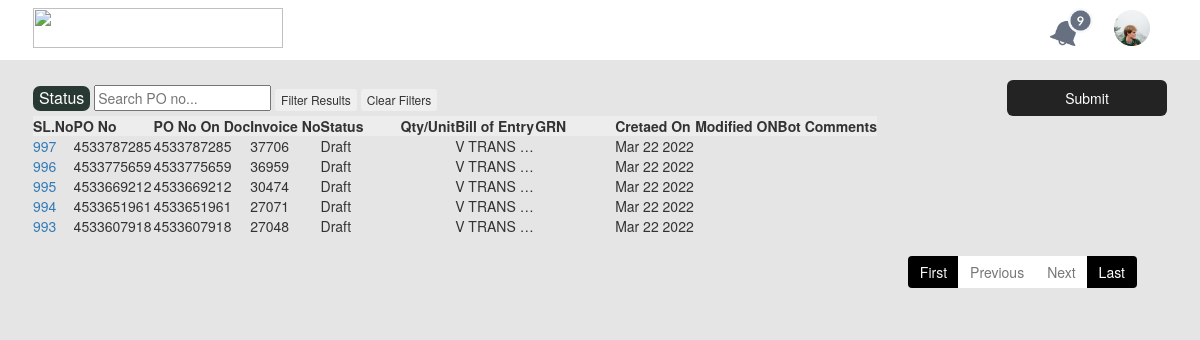
The app's page /index/ with its own data.
### RestApp/models.py (models this page shows)
class Invoice(models.Model):
    invoice_id=models.AutoField(primary_key=True,db_column="INVOICE_ID")
    status=models.CharField(max_length=500,db_column="STATUS",blank=True,null=True)
    bot_comments=models.CharField(max_length=500,db_column="BOT COMMENTS",blank=True,null=True)
    sender_name=models.CharField(max_length=500,db_column="SENDER_NAME",blank=True,null=True)
    sender_email=models.CharField(max_length=500,db_column="SENDER_EMAIL",blank=True,null=True)
    po_number=models.CharField(max_length=500,db_column="PO_NUMBER",blank=True,null=True)
    document_po_number=models.CharField(max_length=500,db_column="DOCUMENT_PO_NUMBER",blank=True,null=True)
    invoice_no=models.CharField(max_length=500,db_column="INVOICE_NO",blank=True,null=True)
    invoice_date=models.CharField(max_length=500,db_column="INVOICE_DATE",blank=True,null=True)
    po_number=models.CharField(max_length=500,db_column="PO_NUMBER",blank=True,null=True)
    description=models.CharField(max_length=500,db_column="DESCRIPTION",blank=True,null=True)
    bill_of_entry_no=models.CharField(max_length=500,db_column="BILL_OF_ENTRY_NO",blank=True,null=True)
    grn=models.CharField(max_length=500,db_column="GRN",blank=True,null=True)
    invoice_path=models.TextField(db_column="INVOICE_PATH",blank=True,null=True)
    boe_doc_path=models.TextField(db_column="BOE_DOC_PATH",blank=True,null=True)
    bill_of_ladding=models.TextField(db_column="BILL_OFF_LADDING",blank=True,null=True)
    created_on=models.DateTimeField(auto_now=True,blank=True,null=True)
    created_by=models.IntegerField(blank=True,null=True)
    edited_on=models.DateTimeField(blank=True,null=True)
    edited_by=models.IntegerField(blank=True,null=True)
    class Meta:
        db_table="INVOICE"

### Loader/views.py (the view, shortened to what this page needs)
# urls.py: path('index/', LoadInvoiceData.as_view(),name="Home"),
class  LoadInvoiceData(View):
    def __init__(self, **kwargs):
        super().__init__(**kwargs)
        self.filter=["status"]
    def get_page_number(self,request,page_obj):
        try:
            self.page_no=int(request.GET.get("page"))
            if self.page_no>page_obj.num_pages:
                self.page_no=1
        except Exception as exc:
            self.page_no=1
    def filter_queryset(self,request,queryset):
        query=dict()
        self.path=re.sub("page\s*[^\n\s]*|&page\s*[^\n\s]*","",self.request.META.get("QUERY_STRING"))
        if "po_number" in self.request.GET.keys():
            po_number=self.request.GET.get("po_number")
            queryset=queryset.filter(Q(invoice_no__icontains=po_number)|Q(document_po_number__icontains=po_number)|Q(po_number__icontains=po_number)|Q(invoice_id__icontains=po_number))
        return queryset.filter(**query).order_by('-invoice_id')
    def get(self,request,*args,**kwrgs):
        index=3
        objs=Invoice.objects.all()
        page_obj=Paginator(self.filter_queryset(request,objs),10)
        self.get_page_number(request,page_obj)
        page=page_obj.page(self.page_no)
        if page_obj.num_pages<self.page_no+index:
            page_range=range(self.page_no,page_obj.num_pages)
        else:
            page_range=range(self.page_no,self.page_no+index)
        return render(request,"index.html",{"data":page.object_list,"page_range":page_range,"page":page,"paginator":page_obj,"hider":"invisible","IP_ADDRESS":settings.IP_ADDRESS,"path":self.path})

### Templates/index.html (shortened to what this page needs)
{% load static %}
{% load tz %}
<!DOCTYPE html>
<html>
  <head>
    <link
      rel="stylesheet"
      href="https://netdna.bootstrapcdn.com/bootstrap/3.1.1/css/bootstrap.min.css"
    />
    <link
      rel="stylesheet"
      href="https://cdnjs.cloudflare.com/ajax/libs/bootstrap-table/1.10.1/bootstrap-table.min.css"
    />
    <link rel="stylesheet" href="{% static "/style.css" %}" />
  </head>
  <body>
    <header>
      <div class="container">
        <div class="main-head">
          <img
            src="https://www.evoketechnologies.com/wp-content/uploads/2020/07/Evoke_logo_for-web.svg"
            width="250"
            class="logo"
          />
          <div class="rightSide">
            <img src="{% static 'images/bell.png' %}" />
            <img src="{% static 'images/user-icon.png' %}" />
          </div>
        </div>
      </div>
    </header>
    <div class="container">
      <div class="headeSec">
        <div id="Filters">
        <div class="dropdown">
          <button class="dropbtn">Status</button>
        </div>
        <input type="text"  placeholder="Search PO no..." id="searchPONO">
        <button type="button" class="btn btn-dark btn-xs" onclick="return FilterResults(this)">Filter Results</button>
        <button type="button" class="btn btn-light btn-xs" onclick="return clearFilters(this)">Clear Filters</button>
      </div>
        <div>
          <a href="#" class="editBtn" onclick="return SaveStatus()">Submit</a>
        </div>
      </div>
      <table
        data-toggle="table"
        data-classes="table table-hover"
        data-row-style="rowColors"
        data-striped="true"
        data-sort-name="Quality"
        data-sort-order="desc"
        data-pagination="false"
        data-click-to-select="false"
      >
        <thead>
          <tr>
            <th data-field="Sl_No" data-sortable="true">SL.No</th>
            <th data-field="Po_No" data-sortable="true">PO No</th>
            <th data-field="po_number_on_document" data-sortable="true">PO No On Doc</th>
            <th data-field="Invoice" data-sortable="true">Invoice No</th>
			      <th data-field="Status" data-sortable="true">Status</th>
            <th data-field="Qty" data-sortable="true">Qty/Unit</th>
			      <th data-field="Bill_Entry" data-sortable="true">Bill of Entry</th>
            <th data-field="Grn" data-sortable="true">GRN</th>
            <th data-field="Created On" data-sortable="true">Cretaed On</th>
            <th data-field="Modified ON" data-sortable="true">Modified ON</th>
            <th data-field="Bot Comments" data-sortable="true">Bot Comments</th>
          </tr>
        </thead>
        <tbody>
          {% for row in data %}
          <tr id="tr-id-2" class="tr-class-2" data-invoice_id="{{row.invoice_id}}" data-status="{{ row.status}}">
            <td data-field="SL.NO"><a href="/api/get/invoice/?invoice_id={{row.invoice_id}}">{{row.invoice_id|default:""}}</a></td>
            <td data-field="po_number" >
              <div class="contentOverflow">{{row.po_number|default:""}}
              </div>
            </td>
            <td data-field="po_number_on_document" >
              <div class="contentOverflow">{{row.document_po_number|default:""}}
              </div>
            </td>
            <td data-field="invoice_no">{{row.invoice_no|default:""}}</td>
            <td data-field="status"><div class="contentOverflow" data-toggle="tooltip" data-placement="top" data-html="true" title="{{row.status }}">
              {{row.status|default:""}}</div></td>
            <td data-field="quantity"></td>
            <td data-field="bill_of_entry_no"><div class="contentOverflow" data-toggle="tooltip" data-placement="top" data-html="true" title="{{row.bill_of_entry_no }}">{{row.bill_of_entry_no|default:""}}</div></td>
            <td data-field="grn" ><div class="contentOverflow" data-toggle="tooltip" data-placement="top" data-html="true" title="{{row.grn }}">{{row.grn|default:""}}</div></td>
            <td data-field="Created On" ><div class="contentOverflow" data-toggle="tooltip" data-placement="top" data-html="true" title="{{row.created_on|timezone:'Asia/Calcutta' }}">{{row.created_on|timezone:'Asia/Calcutta'|date:"M d Y"|default:""}}</div></td>
            <td data-field="Modified On"></td>
            <td data-field="Bot Comments" ><div class="contentOverflow" data-toggle="tooltip" data-placement="top" data-html="true" title="{{row.bot_comments }}">{{row.bot_comments|default:""}}</div></td>
          </tr>
          {% endfor %}
        </tbody>
      </table>
      <div style="float:right;padding-right: 30px;">
        <nav aria-label="Page navigation example">
          <ul class="pagination justify-content-end">
            <li class="page-item">
              <a class="page-link" href="/index?{{path}}&page=1" tabindex="-1" style="background: black;
              color: rgb(248, 245, 245)">First</a>
            </li>
            {% if page.has_previous %}
            <li class="page-item">
              <a class="page-link" href="/index?{{path}}&page={{ page.previous_page_number }}" tabindex="-1">Previous</a>
            </li>
            {%else%}
            <li class="page-item disabled">
              <a class="page-link" href="#" disabled>Previous</a>
            </li>
              {%endif%}
              {% if page.has_next %}
              <li class="page-item">
              <a class="page-link" href="/index?{{path}}&page={{ page.next_page_number  }}">Next</a>
            </li>
            {%else%}
            <li class="page-item disabled">
            <a class="page-link" href="#" disabled>Next</a>
                </li>
              {%endif%}
              <li class="page-item">
                <a class="page-link" href="/index?{{path}}&page={{ paginator.num_pages }}&{{path}}" tabindex="-1" style="background: black;
                color: white">Last</a>
              </li>
          </ul>
        </nav>
      </div>
    </div>
  </body>
</html>

### static/style.css (style rules this page uses)
body { background: #e5e5e5; }
.container { width: 97%; margin: auto; }
.contentOverflow { width: 80px; overflow: hidden; text-overflow: ellipsis; white-space: nowrap; }
thead { background: #ededed; }
header { height: 60px; background: #fff; }
header img { height: 40px; margin-right: 15px; }
.main-head { display: flex; justify-content: space-between; align-items: center; margin-top: 8px; }
.headeSec { display: flex; justify-content: space-between; margin-top: 20px; align-items: center; }
.editBtn { background: #232323; border-radius: 6px; height: 36px; color: #fff; width: 160px; text-align: center; font-size: 14px; line-height: 36px; display: inline-block; }
.pagination > li > a, .pagination > li > span { border: 0; }
.pagination > li > a, .pagination > li > span { color: #676767; }
.dropbtn { background-color: #283933; color: white; font-size: 16px; border: none; border-radius: 7px; }
.dropdown { position: relative; display: inline-block; }

### Templates/index.html (style rules this page uses)
a { text-decoration: none; text-emphasis-color: black; }

### records on screen
Invoice: invoice_id "997", po_number "4533787285", document_po_number "4533787285", invoice_no "37706", status "Draft", bill_of_entry_no "V TRANS…", created_on "Mar 22 2022"
Invoice: invoice_id "996", po_number "4533775659", document_po_number "4533775659", invoice_no "36959", status "Draft", bill_of_entry_no "V TRANS…", created_on "Mar 22 2022"
Invoice: invoice_id "995", po_number "4533669212", document_po_number "4533669212", invoice_no "30474", status "Draft", bill_of_entry_no "V TRANS…", created_on "Mar 22 2022"
Invoice: invoice_id "994", po_number "4533651961", document_po_number "4533651961", invoice_no "27071", status "Draft", bill_of_entry_no "V TRANS…", created_on "Mar 22 2022"
Invoice: invoice_id "993", po_number "4533607918", document_po_number "4533607918", invoice_no "27048", status "Draft", bill_of_entry_no "V TRANS…", created_on "Mar 22 2022"
